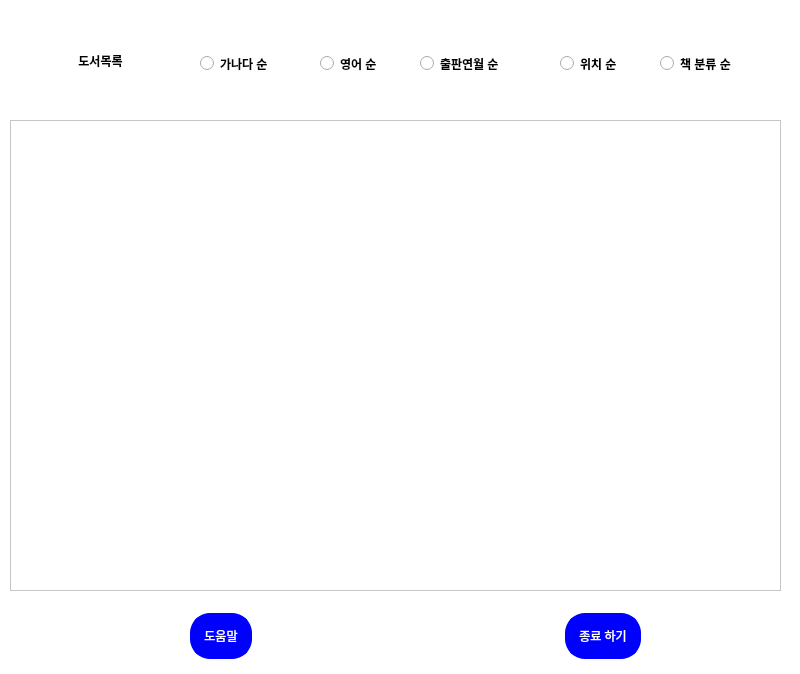
<?xml version="1.0" encoding="UTF-8"?>
<ui version="4.0">
 <class>Library_list</class>
 <widget class="QWidget" name="Library_list">
  <property name="geometry">
   <rect>
    <x>0</x>
    <y>0</y>
    <width>800</width>
    <height>674</height>
   </rect>
  </property>
  <property name="sizePolicy">
   <sizepolicy hsizetype="Fixed" vsizetype="Preferred">
    <horstretch>0</horstretch>
    <verstretch>0</verstretch>
   </sizepolicy>
  </property>
  <property name="windowTitle">
   <string>Form</string>
  </property>
  <property name="styleSheet">
   <string notr="true">background-color : white;</string>
  </property>
  <widget class="QTableView" name="tableView">
   <property name="geometry">
    <rect>
     <x>10</x>
     <y>120</y>
     <width>771</width>
     <height>471</height>
    </rect>
   </property>
   <property name="styleSheet">
    <string notr="true">background-color: rgb(255, 255, 255);
font: 75 10pt &quot;맑은 고딕&quot;;

border-color: rgb(0, 0, 0);</string>
   </property>
  </widget>
  <widget class="QLabel" name="label">
   <property name="geometry">
    <rect>
     <x>20</x>
     <y>20</y>
     <width>161</width>
     <height>81</height>
    </rect>
   </property>
   <property name="sizePolicy">
    <sizepolicy hsizetype="Preferred" vsizetype="Preferred">
     <horstretch>0</horstretch>
     <verstretch>0</verstretch>
    </sizepolicy>
   </property>
   <property name="styleSheet">
    <string notr="true">font: 75 18pt &quot;맑은 고딕&quot;;
font-weight : bold;</string>
   </property>
   <property name="text">
    <string>도서목록</string>
   </property>
   <property name="alignment">
    <set>Qt::AlignCenter</set>
   </property>
  </widget>
  <widget class="QWidget" name="layoutWidget">
   <property name="geometry">
    <rect>
     <x>190</x>
     <y>610</y>
     <width>451</width>
     <height>53</height>
    </rect>
   </property>
   <layout class="QHBoxLayout" name="horizontalLayout_2">
    <item>
     <widget class="QPushButton" name="pushButton_2">
      <property name="sizePolicy">
       <sizepolicy hsizetype="Minimum" vsizetype="Fixed">
        <horstretch>0</horstretch>
        <verstretch>0</verstretch>
       </sizepolicy>
      </property>
      <property name="layoutDirection">
       <enum>Qt::LeftToRight</enum>
      </property>
      <property name="styleSheet">
       <string notr="true">border : 4px solid;
border-color : blue;
border-radius : 20px;
padding : 10px;

background-color : blue;
color: rgb(255, 255, 255);

font: 75 10pt &quot;맑은 고딕&quot;;</string>
      </property>
      <property name="text">
       <string>도움말</string>
      </property>
     </widget>
    </item>
    <item>
     <spacer name="horizontalSpacer_2">
      <property name="orientation">
       <enum>Qt::Horizontal</enum>
      </property>
      <property name="sizeHint" stdset="0">
       <size>
        <width>40</width>
        <height>20</height>
       </size>
      </property>
     </spacer>
    </item>
    <item>
     <widget class="QPushButton" name="pushButton">
      <property name="sizePolicy">
       <sizepolicy hsizetype="Minimum" vsizetype="Fixed">
        <horstretch>0</horstretch>
        <verstretch>0</verstretch>
       </sizepolicy>
      </property>
      <property name="layoutDirection">
       <enum>Qt::LeftToRight</enum>
      </property>
      <property name="styleSheet">
       <string notr="true">border : 4px solid;
border-color : blue;
border-radius : 20px;
padding : 10px;

background-color : blue;
color: rgb(255, 255, 255);

font: 75 10pt &quot;맑은 고딕&quot;;</string>
      </property>
      <property name="text">
       <string>종료 하기</string>
      </property>
     </widget>
    </item>
   </layout>
  </widget>
  <widget class="QRadioButton" name="radioButton_1">
   <property name="geometry">
    <rect>
     <x>200</x>
     <y>50</y>
     <width>101</width>
     <height>27</height>
    </rect>
   </property>
   <property name="sizePolicy">
    <sizepolicy hsizetype="Preferred" vsizetype="Preferred">
     <horstretch>0</horstretch>
     <verstretch>0</verstretch>
    </sizepolicy>
   </property>
   <property name="layoutDirection">
    <enum>Qt::LeftToRight</enum>
   </property>
   <property name="styleSheet">
    <string notr="true">font: 75 10pt &quot;맑은 고딕&quot;;
font-weight : bold;</string>
   </property>
   <property name="text">
    <string>가나다 순</string>
   </property>
  </widget>
  <widget class="QRadioButton" name="radioButton_2">
   <property name="geometry">
    <rect>
     <x>320</x>
     <y>50</y>
     <width>84</width>
     <height>27</height>
    </rect>
   </property>
   <property name="sizePolicy">
    <sizepolicy hsizetype="Preferred" vsizetype="Preferred">
     <horstretch>0</horstretch>
     <verstretch>0</verstretch>
    </sizepolicy>
   </property>
   <property name="layoutDirection">
    <enum>Qt::LeftToRight</enum>
   </property>
   <property name="styleSheet">
    <string notr="true">font: 75 10pt &quot;맑은 고딕&quot;;
font-weight : bold;</string>
   </property>
   <property name="text">
    <string>영어 순</string>
   </property>
  </widget>
  <widget class="QRadioButton" name="radioButton_3">
   <property name="geometry">
    <rect>
     <x>420</x>
     <y>50</y>
     <width>118</width>
     <height>27</height>
    </rect>
   </property>
   <property name="sizePolicy">
    <sizepolicy hsizetype="Preferred" vsizetype="Preferred">
     <horstretch>0</horstretch>
     <verstretch>0</verstretch>
    </sizepolicy>
   </property>
   <property name="layoutDirection">
    <enum>Qt::LeftToRight</enum>
   </property>
   <property name="styleSheet">
    <string notr="true">font: 75 10pt &quot;맑은 고딕&quot;;
font-weight : bold;</string>
   </property>
   <property name="text">
    <string>출판연월 순</string>
   </property>
  </widget>
  <widget class="QRadioButton" name="radioButton_5">
   <property name="geometry">
    <rect>
     <x>660</x>
     <y>50</y>
     <width>107</width>
     <height>27</height>
    </rect>
   </property>
   <property name="sizePolicy">
    <sizepolicy hsizetype="Preferred" vsizetype="Preferred">
     <horstretch>0</horstretch>
     <verstretch>0</verstretch>
    </sizepolicy>
   </property>
   <property name="layoutDirection">
    <enum>Qt::LeftToRight</enum>
   </property>
   <property name="styleSheet">
    <string notr="true">font: 75 10pt &quot;맑은 고딕&quot;;
font-weight : bold;</string>
   </property>
   <property name="text">
    <string>책 분류 순</string>
   </property>
  </widget>
  <widget class="QRadioButton" name="radioButton_4">
   <property name="geometry">
    <rect>
     <x>560</x>
     <y>50</y>
     <width>84</width>
     <height>27</height>
    </rect>
   </property>
   <property name="sizePolicy">
    <sizepolicy hsizetype="Preferred" vsizetype="Preferred">
     <horstretch>0</horstretch>
     <verstretch>0</verstretch>
    </sizepolicy>
   </property>
   <property name="layoutDirection">
    <enum>Qt::LeftToRight</enum>
   </property>
   <property name="styleSheet">
    <string notr="true">font: 75 10pt &quot;맑은 고딕&quot;;
font-weight : bold;</string>
   </property>
   <property name="text">
    <string>위치 순</string>
   </property>
  </widget>
 </widget>
 <resources/>
 <connections/>
</ui>
